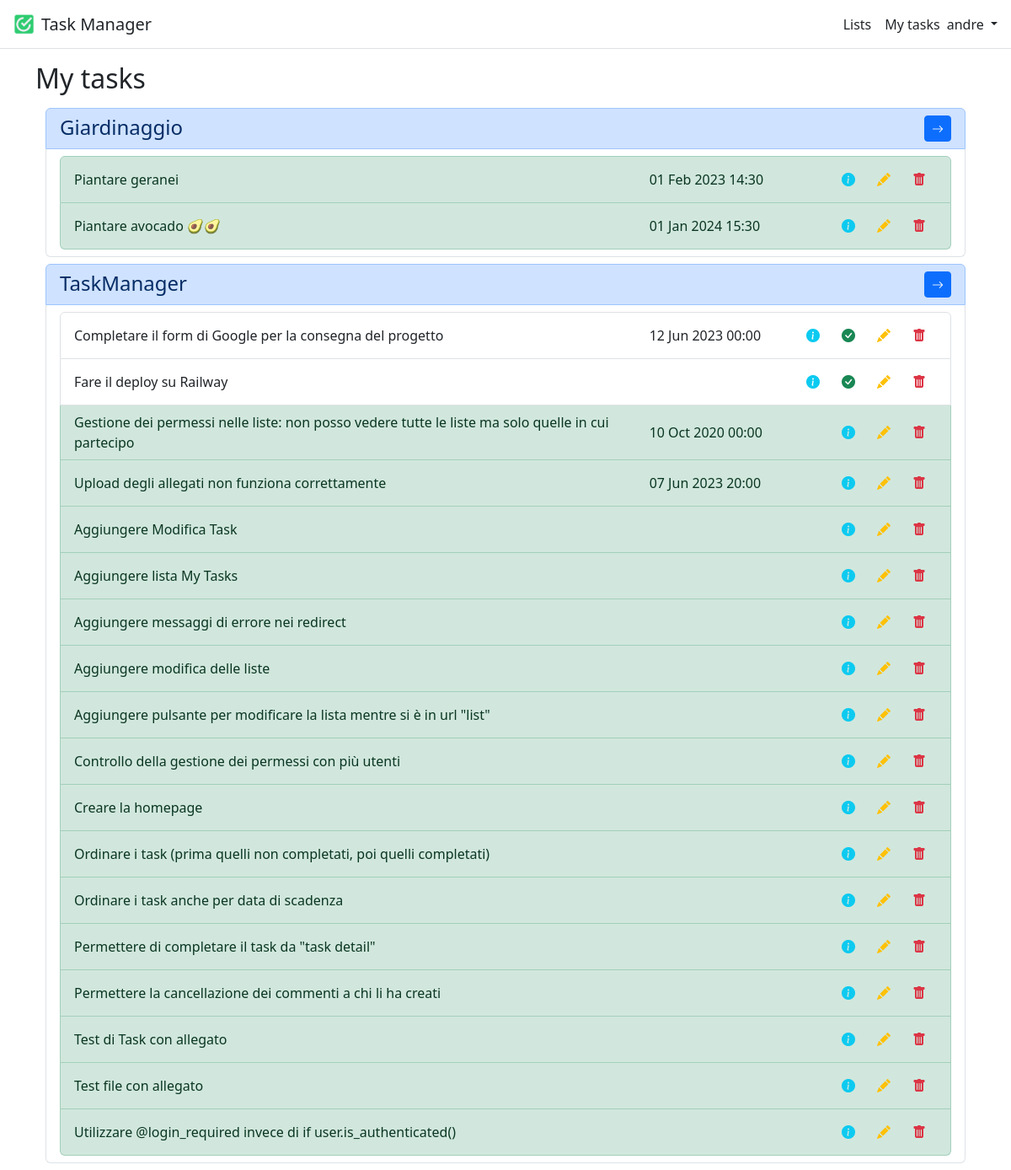
Page /lists/my-tasks (signed in) on the committed database.
### lists/models.py (models this page shows, shortened)
class TaskList(models.Model):
    id = models.AutoField(primary_key=True)
    title = models.CharField(max_length=255)
    description = models.TextField()
    owner = models.ForeignKey(User, on_delete=models.CASCADE, related_name="owner")
    participants = models.ManyToManyField(User, related_name="participants")
    tasks = models.ManyToManyField("Task", related_name="tasks", blank=True)

class Task(models.Model):
    class Priority(models.TextChoices):
        LOW = "LOW", "Low"
        MEDIUM = "MEDIUM", "Medium"
        HIGH = "HIGH", "High"
    id = models.AutoField(primary_key=True)
    title = models.CharField(max_length=255)
    description = models.TextField(null=True, blank=True)
    completed = models.BooleanField(default=False)
    due_datetime = models.DateTimeField(null=True, blank=True)
    assigned_to = models.ForeignKey(User, on_delete=models.CASCADE, related_name="assigned_to")
    created_by = models.ForeignKey(User, on_delete=models.CASCADE, related_name="created_by")
    attachment = models.FileField(null=True, blank=True)
    priority = models.CharField(choices=Priority.choices, max_length=6, null=True, blank=True, default=None)
    task_list = models.ForeignKey(TaskList, on_delete=models.CASCADE, related_name="task_list")
    class Meta:
        ordering = [
            "completed",
            Case(When(due_datetime__isnull=True, then=Value(datetime(9999, 12, 31))), default="due_datetime"),
            "title",
        ]

### lists/views.py (the view)
# urls.py: path('my-tasks', views.MyTasksView.as_view(), name="my-tasks"),
class MyTasksView(LoginRequiredMixin, View):
    template = "tasks/my_tasks.html"
    def get(self, request):
        task_lists = TaskList.objects.filter(participants=request.user)
        tasks = Task.objects.filter(task_list__in=task_lists).filter(assigned_to=request.user)
        task_dict = {}
        for task_list in task_lists:
            if tasks.filter(task_list=task_list).exists():
                task_dict[task_list.id] = tasks.filter(task_list=task_list)
        task_lists = task_lists.filter(id__in=task_dict.keys())
        return render(request, self.template, {"lists": task_lists, "task_dict": task_dict, "message": get_message(request)})

### lists/templatetags/custom_filters.py (called while the page is built)
@register.filter(expects_localtime=True)
def is_expired(value):
    if value is None:
        return False
    try:
        return value < timezone.now()
    except AttributeError:
        return False

@register.filter
def get_item(dictionary, key):
    return dictionary.get(key)

### lists/views.py (called while the page is built)
def get_message(request):
    message = None
    if "message" in request.session:
        message = request.session["message"]
        del request.session["message"]
    return message if message else None

### templates/tasks/my_tasks.html (shortened to what this page needs)
{% extends "base.html" %}
{% load custom_filters %}
{% block content %}
    <h2>My tasks</h2>
    <div class="container">
        <div class="row">
            <div class="col">
                {% for task_list in lists %}
                    <ul class="list-group my-2">
                        <li class="list-group-item d-flex list-group-item-primary">
                            <h4 class="col d-inline m-0">{{ task_list.title }}</h4>
                            <a href="{% url 'list' task_list.id %}" class="col d-flex justify-content-end">
                                <button class="btn btn-sm btn-primary"><i class="bi bi-arrow-right"></i></button>
                            </a>
                        </li>
                        <li class="list-group-item">
                            <ul class="list-group">
                                {% for task in task_dict|get_item:task_list.id %}
                                    <li class="list-group-item d-flex justify-content-between align-items-center
                                            {% if task.completed %}list-group-item-success{% endif %}">
                                        <div class="col col-8">
                                            {{ task.title }}
                                        </div>
                                        <div class="col {% if task.due_datetime|is_expired and not task.completed %}text-danger{% endif %}">
                                            {{ task.due_datetime | date:"d M Y H:i" }}
                                        </div>
                                        <div class="col d-flex justify-content-end">
                                            <a href="{% url 'task' task_list.id task.id %}">
                                                <button class="btn text-info"><i class="bi-info-circle-fill"></i>
                                                </button>
                                            </a>
                                            {% if not task.completed %}
                                                <a href="{% url 'task_complete' task_list.id task.id %}">
                                                    <button class="btn text-success"><i
                                                            class="bi-check-circle-fill"></i>
                                                    </button>
                                                </a>
                                            {% endif %}
                                            <a href="{% url 'task_edit' task_list.id task.id %}">
                                                <button class="btn text-warning"><i class="bi-pencil-fill"></i></button>
                                            </a>
                                            <a href="{% url 'task_delete' task_list.id task.id %}">
                                                <button class="btn text-danger"><i class="bi-trash-fill"></i></button>
                                            </a>
                                        </div>
                                    </li>
                                {% endfor %}
                            </ul>
                        </li>
                    </ul>
                {% empty %}
                    <ul class="list-group my-2">
                        <li class="list-group-item d-flex list-group-item-primary">
                            <h4 class="col d-inline m-0">You don't have any tasks.</h4>
                    </ul>
                {% endfor %}
            </div>
        </div>
    </div>
{% endblock %}

### templates/base.html (shortened to what this page needs)
<!DOCTYPE html>
<html lang="en">
{% load static %}
{% load crispy_forms_tags %}
<head>
    <link href="https://cdn.jsdelivr.net/npm/bootstrap@5.3.0-alpha3/dist/css/bootstrap.min.css" rel="stylesheet"
>
    <link rel="stylesheet" href="https://cdn.jsdelivr.net/npm/bootstrap-icons@1.3.0/font/bootstrap-icons.css">
</head>
<body>
<header class="p-3 mb-3 border-bottom">
    <div class="d-flex align-items-center justify-content-between">
        <a class="navbar-brand d-inline-flex align-items-center" href="{% url 'home' %}">
            <img class="img-responsive" src="{% static 'favicon.ico' %}" alt="Favicon" style="max-height: 25px;">
            <h5 class="d-inline-block my-0 mx-2">Task Manager</h5>
        </a>
        <div class="d-flex align-items-center">
            {% if user.is_authenticated %}
                <ul class="nav col-lg-auto me-lg-auto justify-content-center mb-md-0 d-none d-sm-flex">
                    <li class="nav-item">
                        <a href="{% url 'lists' %}" class="nav-link px-2 py-0 link-dark">Lists</a>
                    </li>
                    <li class="nav-item">
                        <a href="{% url 'my-tasks' %}" class="nav-link px-2 py-0 link-dark">My tasks</a>
                    </li>
                </ul>
                <div class="dropdown text-end">
                    <a href="#" class="d-block link-dark text-decoration-none dropdown-toggle" id="dropdownUser"
                       data-bs-toggle="dropdown" aria-expanded="false">
                        {{ user.username }}
                    </a>
                </div>
            {% else %}
                <div class="text-end">
                    <a href="{% url 'login' %}" class="btn btn-outline-primary me-2">Log In</a>
                    <a href="{% url 'signup' %}" class="btn btn-primary">Sign Up</a>
                </div>
            {% endif %}
        </div>
    </div>
</header>
<main>
    <div class="container">
        {% block content %}
        {% endblock content %}
    </div>
</main>
</body>
</html>

### rows in the picture
TaskList: title "Giardinaggio"
Task: title "Piantare geranei", due_datetime "01 Feb 2023 14:30"
Task: title "Piantare avocado 🥑🥑", due_datetime "01 Jan 2024 15:30"
TaskList: title "TaskManager"
Task: title "Completare il form di Google per la consegna del progetto", due_datetime "12 Jun 2023 00:00", completed False (drawn)
Task: title "Fare il deploy su Railway", completed False (drawn)
Task: title "Gestione dei permessi nelle liste: non posso vedere tutte le liste ma solo quelle in cui partecipo", due_datetime "10 Oct 2020 00:00"
Task: title "Upload degli allegati non funziona correttamente", due_datetime "07 Jun 2023 20:00"
Task: title "Aggiungere Modifica Task"
Task: title "Aggiungere lista My Tasks"
Task: title "Aggiungere messaggi di errore nei redirect"
Task: title "Aggiungere modifica delle liste"
Task: title "Aggiungere pulsante per modificare la lista mentre si è in url \"list\""
Task: title "Controllo della gestione dei permessi con più utenti"
Task: title "Creare la homepage"
Task: title "Ordinare i task (prima quelli non completati, poi quelli completati)"
Task: title "Ordinare i task anche per data di scadenza"
Task: title "Permettere di completare il task da \"task detail\""
Task: title "Permettere la cancellazione dei commenti a chi li ha creati"
Task: title "Test di Task con allegato"
Task: title "Test file con allegato"
Task: title "Utilizzare @login_required invece di if user.is_authenticated()"

### other values in the picture
{{ user.username }} "andre"
